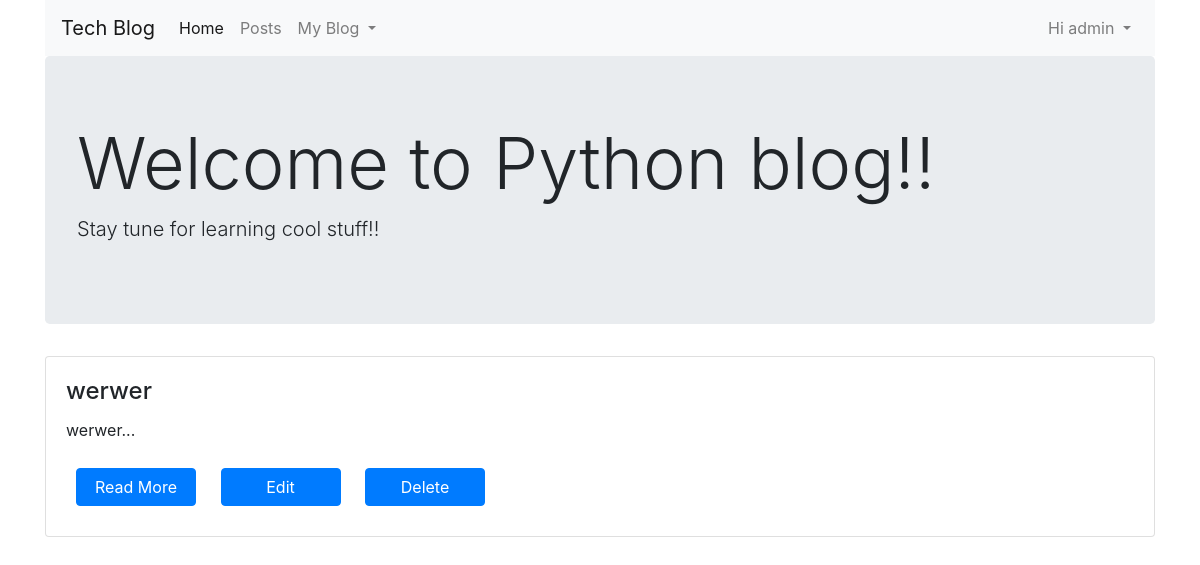
Before: /post/my (signed in) with the older database file.
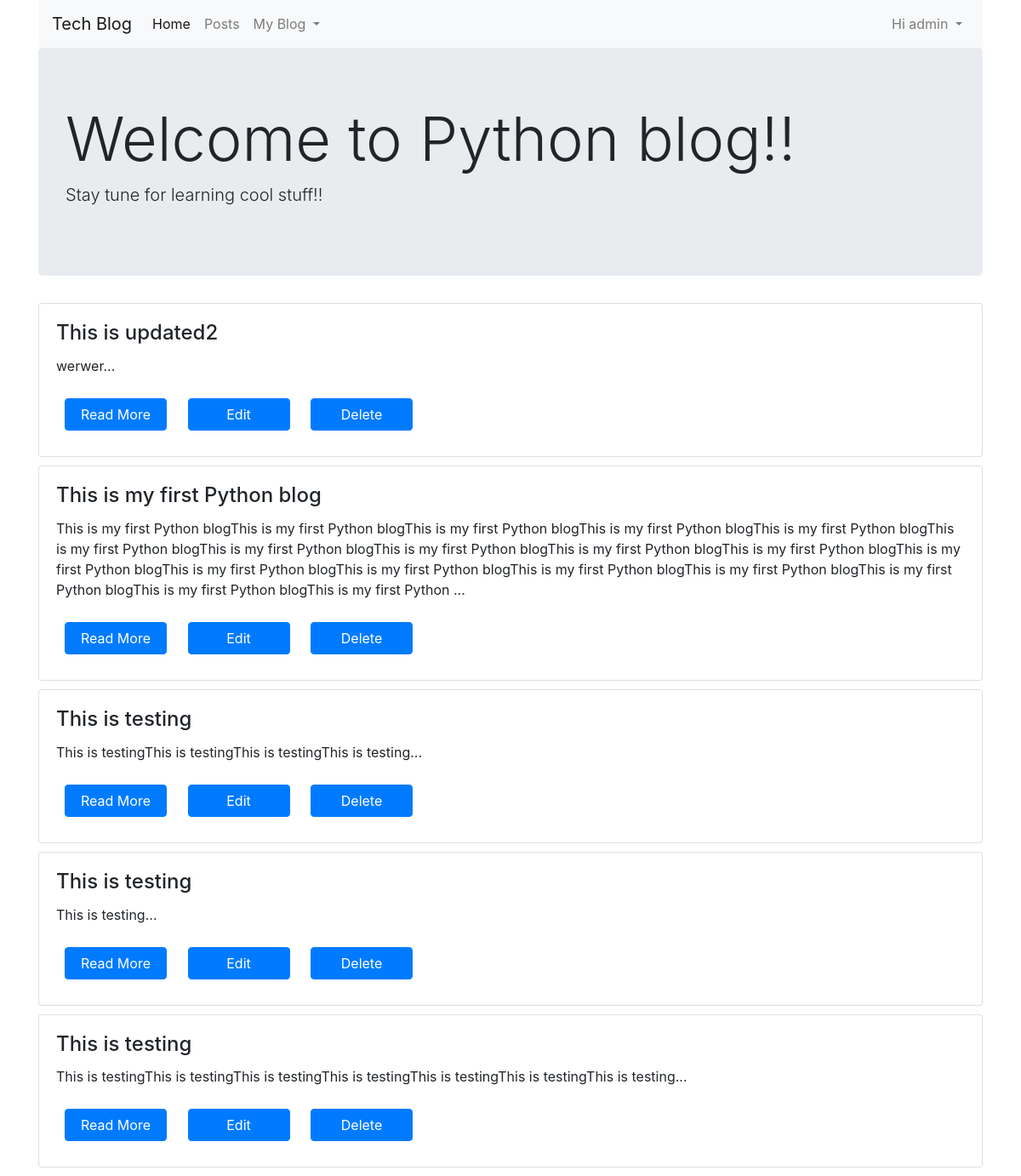
After: the same page with the newer database file.
### blog/models.py (models this page shows, shortened)
class Post(models.Model):
    user = models.ForeignKey("auth.User", on_delete=models.CASCADE, default=1)
    slug = models.SlugField(max_length=300)
    title = models.CharField(max_length=50)
    approvals = models.BooleanField(default=True)
    content = models.TextField()

### blog/views.py (the view)
# urls.py: path('post/my', views.MyPostList.as_view(), name='myposts'),
class MyPostList(generic.ListView):
    template_name = 'blog/myposts.html'
    queryset = Post.objects.all()
    def get_context_data(self, **kwargs):
        context = super().get_context_data(**kwargs)
        context["posts"] = Post.objects.filter(user = self.request.user)
        return context

### templates/blog/myposts.html (shortened to what this page needs)
{% extends 'blog/home.html' %}
{% block block_content %}
{% for post in posts %}
<div class="card" style="margin-top:10px; margin-bottom:10px">
    <div class="card-body">
        <h4 class="card-title">{{post.title}}</h4>
        <p class="card-text">{{post.content|slice:"0:500"|safe}}...</p>
        <a name="" id="" style="width:120px; margin:10px" class="btn btn-primary" href="{%url 'post-detail' post.pk%}" role="button">Read More</a>
        <a name="" id="" style="width:120px; margin:10px" class="btn btn-primary" href="{%url 'updatepost' post.pk%}" role="button">Edit</a>
        <a name="" id="" style="width:120px; margin:10px" class="btn btn-primary" href="{%url 'post-detail' post.pk%}" role="button">Delete</a>
</div>
</div>
{% endfor %}
{% endblock  %}

### templates/blog/home.html (shortened to what this page needs)
<!doctype html>
<html lang="en">
  <head>
    <link rel="stylesheet" href="https://stackpath.bootstrapcdn.com/bootstrap/4.3.1/css/bootstrap.min.css">
  </head>
  <body>
    <div class="container">
        <nav class="navbar navbar-expand-sm navbar-light bg-light">
          <a class="navbar-brand" href="{%url 'home' %}">Tech Blog</a>
          <div class="collapse navbar-collapse" id="collapsibleNavId">
              <ul class="navbar-nav mr-auto mt-2 mt-lg-0">
                  <li class="nav-item active">
                      <a class="nav-link" href="{%url 'home' %}">Home <span class="sr-only">(current)</span></a>
                  </li>
                  <li class="nav-item">
                      <a class="nav-link" href="#">Posts</a>
                  </li>
                 {% if user.is_authenticated %}
                    <li class="nav-item dropdown">
                      <a class="nav-link dropdown-toggle" href="#" id="dropdownId" data-toggle="dropdown" aria-haspopup="true" aria-expanded="false">My Blog </a>
                    </li>
                  {%endif%}
              </ul>
          </div>
          <div>
            <ul class="navbar-nav mr-auto mt-2 mt-lg-0">
              <li class="nav-item dropdown">
                <a class="nav-link dropdown-toggle" href="#" id="dropdownId" data-toggle="dropdown" aria-haspopup="true" aria-expanded="false">
                {% if user.is_authenticated %}
                  Hi {{user.username}}
                  {%else%}
                  Profile
                  {%endif%}
                </a>
              </li>
              </ul>
          </div>
      </nav>
      <div class="jumbotron">
          <h1 class="display-3">Welcome to Python blog!!</h1>
          <p class="lead">Stay tune for learning cool stuff!!</p>
      </div>
      {% block block_content %}{% endblock  %}
    </div>
  </body>
</html>

Changed rows visible on the page:
changed Post "werwer": title "werwer" → "This is updated2"
added Post: title "This is my first Python blog", content "This is my first Python blogThis is my first Python blogThis is my first Python blogThis is my first Python blogThis is my first Python blogThis is my first Python blogThis is my first Python blogThis is my first Python blogThis is my first Python blogThis is my first Python blogThis is my first Python blogThis is my first Python blogThis is my first Python blogThis is my first Python blogThis is my first Python blogThis is my first Python blogThis is my first Python blogThis is my first Python"
added Post: title "This is testing", content "This is testingThis is testingThis is testingThis is testing"
added Post: title "This is testing", content "This is testing"
added Post: title "This is testing", content "This is testingThis is testingThis is testingThis is testingThis is testingThis is testingThis is testing"
